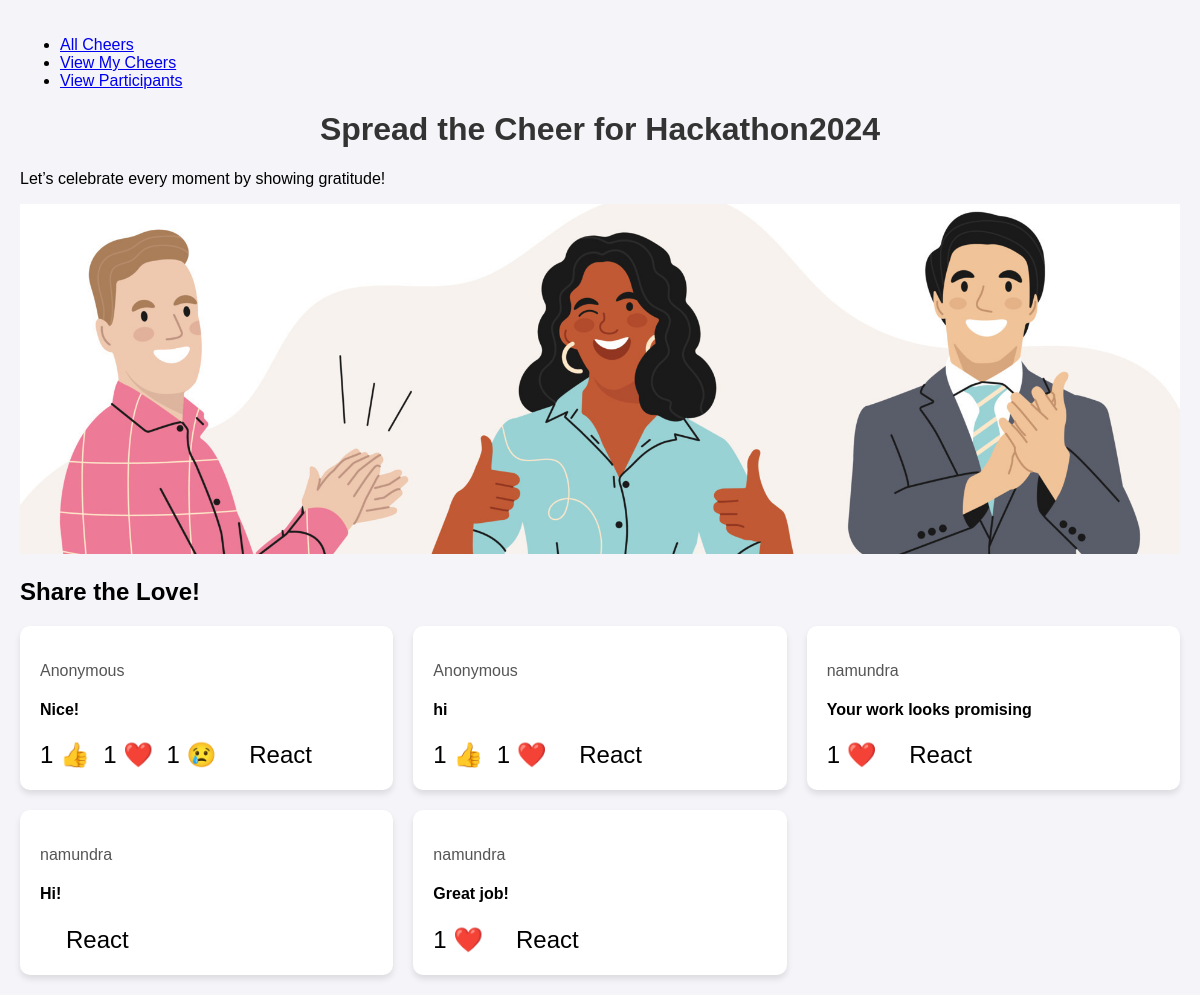
/appreciation/posts/1/my_posts/ (signed in), run on the app's committed database.
### appreciation/models.py (models this page shows, shortened)
class Event(models.Model):
    name = models.CharField(max_length=255)
    description = models.TextField()
    start_date = models.DateField()
    end_date = models.DateField()

class Post(models.Model):
    event = models.ForeignKey(Event, related_name='posts', on_delete=models.CASCADE)
    author = models.ForeignKey(User, null=True, blank=True, on_delete=models.SET_NULL)
    to = models.ForeignKey(User, null=True, blank=True, related_name='received_posts', on_delete=models.SET_NULL)
    content = models.TextField()
    is_anonymous = models.BooleanField(default=False)
    created_at = models.DateTimeField(auto_now_add=True)

### appreciation/views.py (the view)
# urls.py: path('posts/<int:event_id>/my_posts/', views.view_my_posts, name='view_my_posts'),
@login_required
def view_my_posts(request, event_id):
    event = get_object_or_404(Event, id=event_id)
    user = request.user
    my_posts = Post.objects.filter(event=event, to=user)
    reaction_emojis = {
        "Like": "👍",
        "Love": "❤️",
        "Laugh": "😂",
        "Wow": "😮",
        "Sad": "😢",
        "Angry": "😡"
    }
    res_posts = []
    reaction_types = ["Like", "Love", "Laugh", "Wow", "Sad", "Angry"]
    for post in my_posts:
        res_reaction = {}
        for reaction_type in reaction_types:
            reaction_count = Reaction.objects.filter(post=post, reaction_type=reaction_type).count()
            if reaction_count > 0:
                res_reaction[reaction_emojis[reaction_type]] = reaction_count
        res_posts.append({'post': post, 'reaction': res_reaction})
    return render(request, 'appreciation/post_list.html', {'event': event, 'posts': res_posts, 'my_posts_view': True})

### appreciation/templates/appreciation/post_list.html (shortened to what this page needs)
{% load static %}
<!DOCTYPE html>
<html lang="en">
<head>
    <link rel="stylesheet" href="{% static 'poststyle.css' %}">
</head>
<body>
    <nav class="navbar">
        <ul class="navbar-links">
            <li><a href="{% url 'post_list' event.id %}">All Cheers</a></li>
            <li><a href="{% url 'view_my_posts' event.id %}">View My Cheers</a></li>
            <li><a href="{% url 'event_participants' event.id %}">View Participants</a></li>
        </ul>
    </nav>
    <header class="header">
        <h1>Spread the Cheer for {{ event.name }}</h1>
        <p>Let’s celebrate every moment by showing gratitude!</p>
        <img src="{% static 'images/gratitude.png' %}" alt="Gratitude Banner" class="header-image" style="width: 100%; max-height: 350px; object-fit: cover;">
    </header>
    <section class="gratitude-section">
        <h2>Share the Love!</h2>
    </section>
    <div class="post-grid">
        {% for res in posts %}
        {% with post=res.post reaction=res.reaction %}
        <div class="post-tile" data-post-id="{{ post.id }}">
            <p class="post-author">
                {% if post.is_anonymous %}
                Anonymous
                {% else %}
                {{ post.author.username }}
                {% endif %}
            </p>
            <h4 class="post-content">{{ post.content }}</h4>
            <div class="reactions-container">
                <div class="selected-reaction">
                    <div class="reaction-values">
                        {% for react_type, react_count in reaction.items %}
                        {% if react_count > 0 %}
                        {{ react_count }} {{ react_type }}&nbsp;
                        {% endif %}
                        {% endfor %}
                    </div>
                </div>
                <div class="emoji-button">
                    <button class="reaction-btn">React</button>
                </div>
            </div>
        </div>
        {% endwith %}
        {% endfor %}
    </div>
</body>
</html>

### appreciation/static/poststyle.css (style rules this page uses)
body { font-family: Arial, sans-serif; background-color: #f4f4f9; margin: 0; padding: 20px; }
h1 { text-align: center; color: #333; }
.post-grid { display: grid; grid-template-columns: repeat(auto-fit, minmax(300px, 1fr)); gap: 20px; }
.post-tile { background-color: white; border-radius: 10px; box-shadow: 0 4px 6px rgba(0, 0, 0, 0.1); padding: 20px; position: relative; }
.post-tile p { color: #555; }
.reactions-container { display: flex; align-items: center; justify-content: flex-start; margin-top: 10px; }
.selected-reaction { font-size: 1.5em; cursor: pointer; position: relative; }
.emoji-button { display: inline-block; margin-left: 20px; }
.reaction-btn { background-color: transparent; border: none; font-size: 1.5em; cursor: pointer; transition: transform 2s ease, background-color 3s ease; }
.header-image { width: 10%; height: 10%; max-height: 50px; object-fit: cover; }

### data on the page
Event: name "Hackathon2024"
Post: is_anonymous "Anonymous", post.content "Nice!", reaction "1" "1" "1", reaction "👍" "❤️" "😢"
Post: is_anonymous "Anonymous", post.content "hi", reaction "1" "1", reaction "👍" "❤️"
Post: post.author.username "namundra", post.content "Your work looks promising", reaction "1", reaction "❤️"
Post: post.author.username "namundra", post.content "Hi!"
Post: post.author.username "namundra", post.content "Great job!", reaction "1", reaction "❤️"
